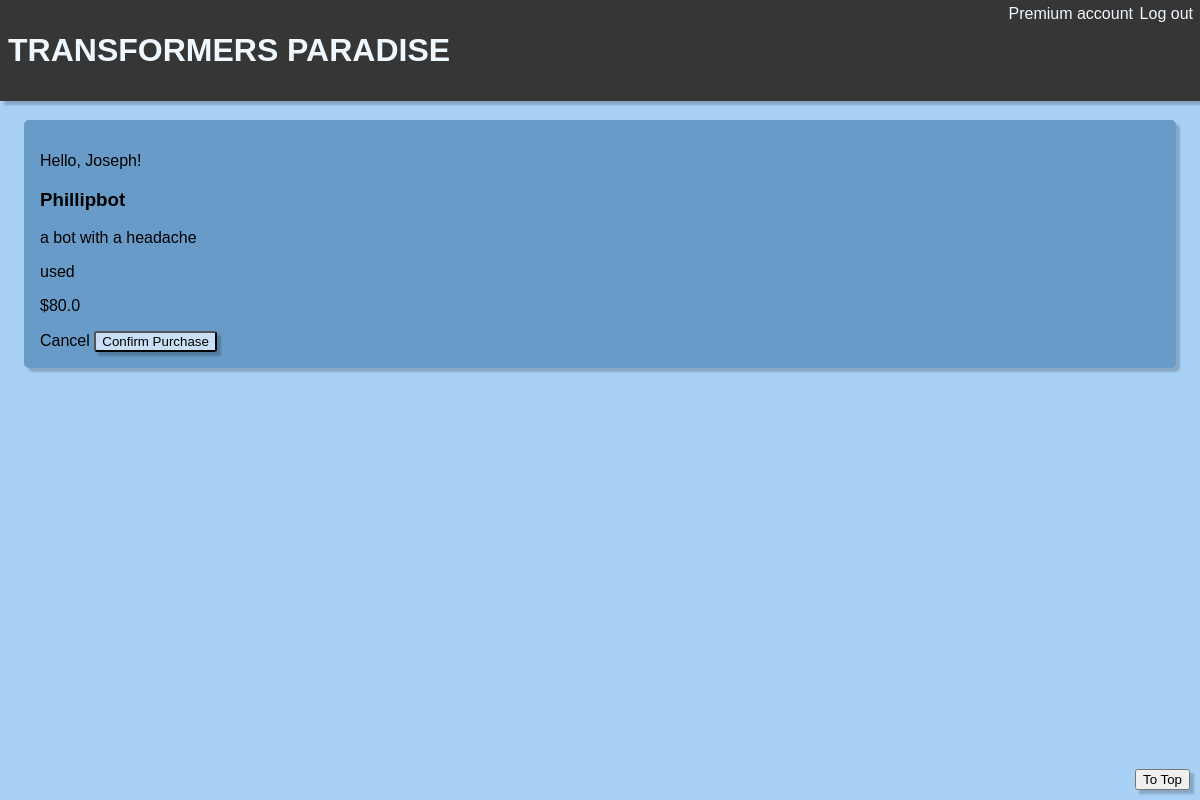
The app's page /purchase/9/ (signed in) with its own data.
### app/models.py (models this page shows)
class postModel(models.Model):
    CHOICES = (
        ("new", "new"),
        ("like-new", "like-new"),
        ("used-good", "used-good"),
        ("used", "used"),
    )
    user = models.ForeignKey(
        User,
        related_name="user_posts",
        on_delete=models.CASCADE,
        default=None,
        null=True,
    )
    name = models.CharField(max_length=100)
    desc = models.CharField(max_length=200)
    cond = models.CharField(choices=CHOICES, max_length=100)
    price = models.FloatField()

### app/views.py (the view)
# urls.py: path("purchase/<pk>/", views.purchaseView, name="purchase"),
@login_required(login_url="login")
def purchaseView(request, pk):
    item = postModel.objects.get(id=pk)
    return render(request, "purchase.html", {"item": item})

### app/templates/purchase.html
{% extends 'home.html' %}
{% block content %}
<h3>{{ item.name }}</h3>
<p>{{ item.desc }}</p>
<p>{{ item.cond }}</p>
<p>${{ item.price }}</p>
<a href="{% url "buy" %}">Cancel</a>
<button class="button"><a href="{% url "successful_purchase" item.id %}">Confirm Purchase</a></button>
{% endblock content %}

### app/templates/home.html (shortened to what this page needs)
{% load static %}
<!DOCTYPE html>
<html lang="en">
  <head>
    <link rel="stylesheet" href={% static "style.css" %}>
  </head>
  <body class="background">
    <p class="account_type">{{user.groups.all.0}} account  </p>
    <a class="logout" href="{% url "logout" %}">Log out</a>
    <button class="to_top"><a href="#">To Top</button></a>
    <h1 class="header"><a href="{% url "home" %}">TRANSFORMERS PARADISE</a></h1>
    <div class="home">
      <p class="hello">Hello, {{user.username}}!</p>
      {% block content %}{% endblock content %}
    </div>
  </body>
</html>

### app/static/style.css (style rules this page uses)
* { font-family: Arial, Helvetica, sans-serif; }
.background { position: relative; background-color: rgb(169, 209, 245); display: flex; justify-content: center; align-items: center; }
.header { position: fixed; top: 0; left: 0; margin: 0; width: 100%; background-color: rgb(54, 54, 54); padding-top: 1em; padding-bottom: 1em; padding-left: .25em; color: aliceblue; box-shadow: 4px 4px 2px rgba(0, 0, 0, 0.2); }
.header a { color: aliceblue; text-decoration: none; }
.home { margin-top: 7em; padding: 1em; height: auto; width: 70em; background-color: rgb(104, 155, 200); border-radius: 5px; box-shadow: 4px 4px 2px rgba(0, 0, 0, 0.2); }
.logout { color: aliceblue; position: fixed; z-index: 1; top: 5px; right: 7px; }
html { scroll-behavior: smooth; }
.to_top { position:fixed; bottom: 10px; right: 10px; z-index: 1; transition: 1s; box-shadow: 4px 4px 2px rgba(0, 0, 0, 0.2); }
.account_type { color: aliceblue; position: fixed; z-index: 1; margin: 0; top: 5px; right: 67px; }
.button { background-color: rgb(200, 223, 245); border-radius: 3px; box-shadow: 4px 4px 2px rgba(0, 0, 0, 0.2); }
a { text-decoration: none; color: rgb(0, 0, 0); }

### records on screen
postModel: name "Phillipbot", desc "a bot with a headache", cond "used", price "80.0"

### other values on screen
{{ user.groups.all.0 }} "Premium"
{{ user.username }} "Joseph"
